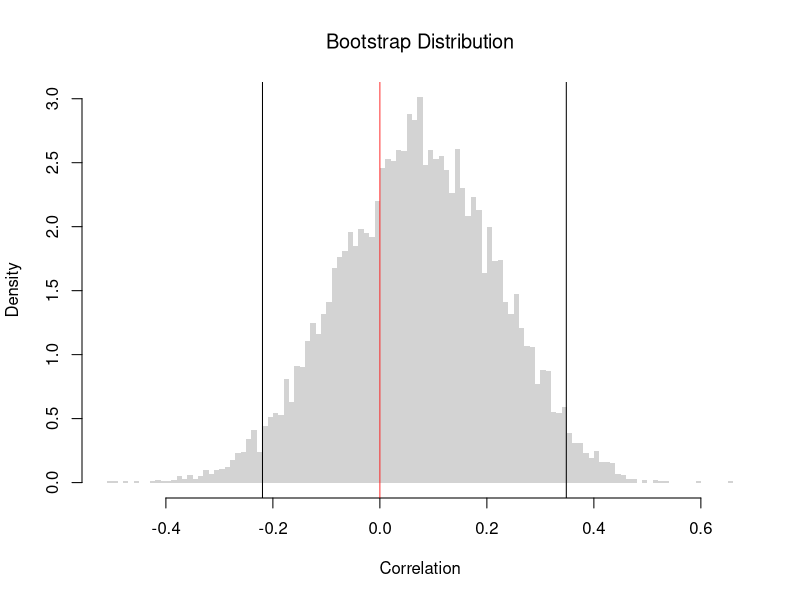
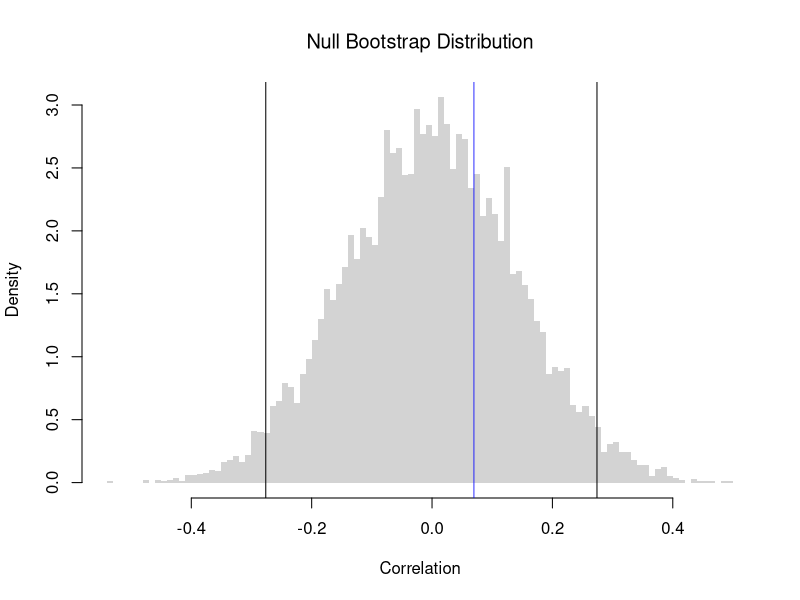
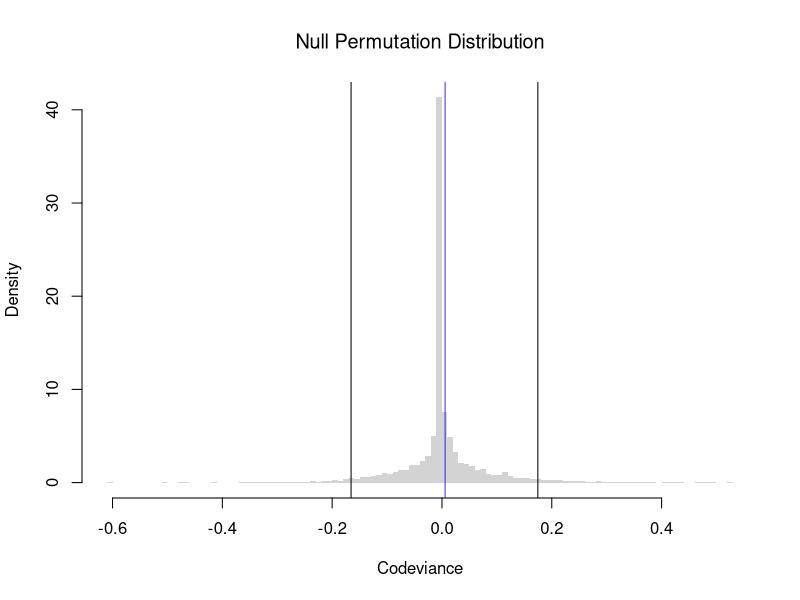
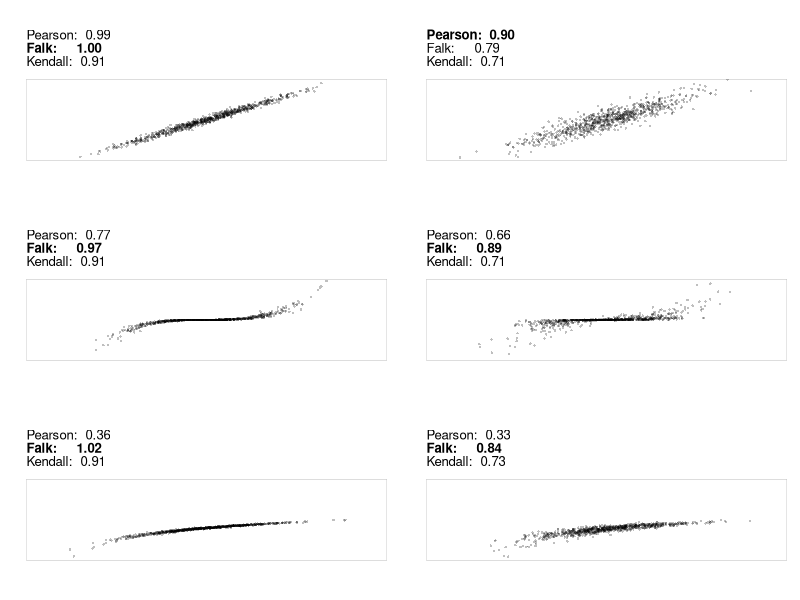

Reproduce these figures in R, in order.
## ---- chunk 1
# Create the Data
x_hat <- c(0, 1, 2)
x_hat
y_hat <- c(0.1, 0.3, 0.2)
y_hat

# Compute the Means
m_x_hat <- mean(x_hat)
m_y_hat <- mean(y_hat)

# Compute the Deviances
dev_X <- x_hat - m_x_hat
dev_Y <- y_hat - m_y_hat

# Compute the Covariance
cov_manual <-  sum(dev_X * dev_Y) / length(x_hat)

# Compute the Standard Deviations
v_x_hat <- sum(dev_X^2) / length(x_hat)
s_x_hat <- sqrt(v_x_hat)
v_y_hat <- sum(dev_Y^2) / length(y_hat)
s_y_hat <- sqrt(v_y_hat)

# Compute the Correlation
cor_manual <- cov_manual / (s_x_hat * s_y_hat)
cor_manual

# Verify with the built-in function
cor(x_hat, y_hat)
## ---- chunk 2
# Load the Data
xy <- USArrests[, c('Murder', 'UrbanPop')]
xy_cor <- cor(xy[, 1], xy[, 2])
#plot(xy, pch=16, col=grey(0, .25))
    
# Bootstrap Distribution of Correlation
n <- nrow(xy)
bootstrap_cor <- rep(NA, 9999)
for(b in seq(bootstrap_cor) ){
    xy_boot <- xy[sample(n, replace=TRUE), ]
    xy_cor_b <- cor(xy_boot[, 1], xy_boot[, 2])
    bootstrap_cor[b] <- xy_cor_b
}
hist(bootstrap_cor, breaks=100,
    border=NA, freq=FALSE,
    xlab='Correlation',
    main=NA)
title('Bootstrap Distribution', font.main=1)

## Test whether correlation is statistically different from 0
boot_ci <- quantile(bootstrap_cor, probs=c(0.025, 0.975))
abline(v=boot_ci)
abline(v=0, col=rgb(1, 0, 0, .8))
## ---- chunk 3
xy <- USArrests[, c('Murder', 'UrbanPop')]
xy_cor <- cor(xy[, 1], xy[, 2])
#plot(xy, pch=16, col=grey(0, .25))
    
# Null Bootstrap Distribution of Correlation
n <- nrow(xy)
null_bootstrap_cor <- rep(NA, 9999)
for(b in seq(null_bootstrap_cor) ){
    xy_boot <- xy
    xy_boot[, 'UrbanPop'] <- xy[sample(n, replace=TRUE), 'UrbanPop'] ## Reshuffle X
    xy_cor_b <- cor(xy_boot[, 1], xy_boot[, 2])
    null_bootstrap_cor[b] <- xy_cor_b
}
hist(null_bootstrap_cor, breaks=100,
    border=NA, freq=FALSE,
    xlab='Correlation',
    main=NA)
title('Null Bootstrap Distribution', font.main=1)

## Test whether correlation is statistically different from 0
boot_ci <- quantile(null_bootstrap_cor, probs=c(0.025, 0.975))
abline(v=boot_ci)
abline(v=xy_cor, col=rgb(0, 0, 1, .8))
## ---- chunk 4
codev <- function(xy) {
  # Compute medians for each column
  med_hat <- apply(xy, 2, median)
  # Subtract the medians from each column
  xm <- sweep(xy, 2, med_hat, '-')
  # Compute CoDev
  CoDev <- median(xm[, 1] * xm[, 2])
  # Compute the medians of absolute deviation
  MadProd <- prod( apply(abs(xm), 2, median) )
  # Return the robust correlation measure
  return( CoDev / MadProd)
}
xy_codev <- codev(xy)
xy_codev
## ---- chunk 5
xy_small <- cbind(x_hat=c(1,2,3,4,5), y_hat=c(2,1,4,3,6))
codev(xy_small)
## ---- chunk 6
xy <- USArrests[, c('Murder', 'UrbanPop')]
xy_cor <- cor(xy[, 1], xy[, 2])
#plot(xy, pch=16, col=grey(0, .25))
    
# Null Permutation Distribution of Codeviance
n <- nrow(xy)
null_permutation_codev <- rep(NA, 9999)
for(b in seq(null_permutation_codev) ){
    xy_perm <- xy
    xy_perm[, 'UrbanPop'] <- xy[sample(n, replace=FALSE), 'UrbanPop'] ## Reshuffle X
    xy_codev_b <- codev(xy_perm)
    null_permutation_codev[b] <- xy_codev_b
}
hist(null_permutation_codev, breaks=100,
    border=NA, freq=FALSE,
    xlab='Codeviance',
    main=NA)
title('Null Permutation Distribution', font.main=1)

## Test whether correlation is statistically different from 0
abline(v=quantile(null_permutation_codev, probs=c(0.025, 0.975)))
abline(v=xy_codev, col=rgb(0, 0, 1, .8))
## ---- chunk 7
xy <- USArrests[, c('Murder', 'UrbanPop')]
xy[, 1] <- rank(xy[, 1] )
xy[, 2] <- rank(xy[, 2] )
# plot(xy, pch=16, col=grey(0, .25))
KT <- cor(xy[, 1], xy[, 2], method = 'kendall')
round(KT, 3)
## ---- chunk 8
cor(c(1,2,3,4), c(1,3,2,4), method='kendall')
## ---- chunk 9
xy <- USArrests[, c('Murder', 'UrbanPop')]
KT <- cor(xy[, 1], xy[, 2], method='kendall')
## ---- chunk 10
#| fig-width: 8
#| fig-height: 8
## https://commons.wikimedia.org/wiki/File:Correlation_examples2.svg

MyPlot <- function(xy, xlim = c(-4, 4), ylim = c(-3, 3)) {
   plot(xy, main = NA, xlab = '', ylab = '',
        col = grey(0, .25), pch=16, cex=.5,
        xaxt = 'n', yaxt = 'n', bty = 'n',
        xlim = xlim, ylim = ylim)
    box(lwd=.1)
    
    cor1 <- cor(xy[, 1], xy[, 2])
    cor2 <- codev(xy)
    cor3 <- cor(xy[, 1], xy[, 2], method='kendall')
    cors <- c(cor1, cor2, cor3)
    
    #cor3 <- abs(generalCorr::gmcmtx0( xy[, c(1, 2)])[2])
    #cor4 <- Rfast::dcor( xy[, 1], xy[, 2])[[4]]
    #cor5 <- XICOR::xicor( xy[, 1], xy[, 2]) ## cor( xy[, 1], xy[, 2], method='kendall') 

    fm <- cors*0 + 1
    fm[which.max(abs(cors))] <- 2
    title(paste0('Pearson:  ',  formatC(cor1, digits=2, format='f')),
        line=3, adj=0, font.main=fm[1])
    title(paste0('Falk:     ',  formatC(cor2, digits=2, format='f')),
        line=2, adj=0, font.main=fm[2])    
    title(paste0('Kendall:  ',  formatC(cor3, digits=2, format='f')),
        line=1, adj=0, font.main=fm[3])
}

MvNormal <- function(n = 1000, cor, f) {
   for (i in cor) {
      sd = matrix(c(1, i, i, 1), ncol = 2)
      xy_hat = mvtnorm::rmvnorm(n, c(0, 0), sd)
      xy_hat[, 2] <- f(xy_hat[, 2])
      MyPlot(xy_hat)
   }
}

output <- function() {
   par(mfrow = c(3, 2), oma = c(0, 0, 0, 0), mar=c(3, 2, 6, 1))
   cor <- c(0.99, 0.9)
   MvNormal(800, cor, function(y_hat){y_hat});
   MvNormal(800, cor, function(y_hat){(y_hat/2)^3});
   MvNormal(800, cor, function(y_hat){log( (y_hat-min(y_hat)+.Machine[['double.eps']])/(max(y_hat)-min(y_hat)) ) });
}
output()
## ---- chunk 11
xy <- USArrests[, c('Murder', 'UrbanPop')]
xy[, 1] <- cut(xy[, 1], 3)
xy[, 2] <- cut(xy[, 2], 4)
table(xy)

CV <- function(xy){
    # Create a contingency table from the categorical variables
    tbl <- table(xy)
    # Compute the chi-square statistic (without Yates' continuity correction)
    chi2 <- chisq.test(tbl, correct=FALSE)[['statistic']]
    # Total sample size
    n <- sum(tbl)
    # Compute the minimum degrees of freedom (min(rows-1, columns-1))
    df_min <- min(nrow(tbl) - 1, ncol(tbl) - 1)
    # Calculate Cramer's V
    V <- sqrt((chi2 / n) / df_min)
    return(V)
}
CV(xy)

# DescTools::CramerV( table(xy) )
## ---- chunk 12
# Observed 2x2 table
O <- rbind(degree    = c(employed=30, unemployed=10),
           no_degree = c(20, 40))
n <- sum(O)

# Expected counts under independence
E <- outer(rowSums(O), colSums(O)) / n

# Chi-square statistic and Cramer's V
chi2 <- sum((O - E)^2 / E)
df_min <- min(nrow(O)-1, ncol(O)-1)
c(chi2=chi2, CramerV=sqrt((chi2/n)/df_min))
